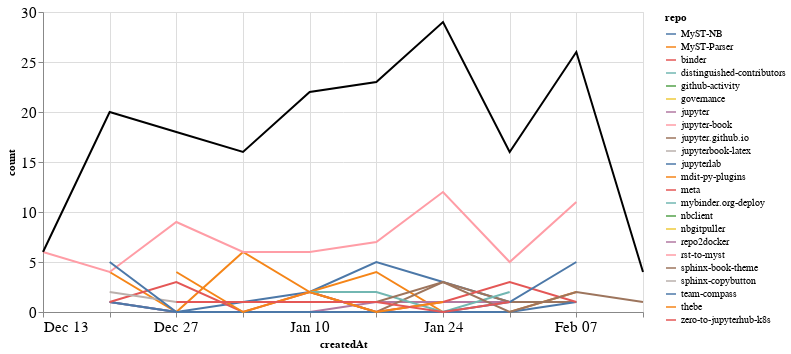

Notebook cell for this chart:
### Markdown cell above
### Comments

### Code cell
comments_time = comments.groupby('repo').resample('W', on='createdAt').count()['author'].reset_index()
comments_time = comments_time.rename(columns={'author': 'count'})
comments_time_total = comments_time.groupby('createdAt').agg({"count": "sum"}).reset_index()
ch1 = alt.Chart(comments_time, width=600).mark_line().encode(
    x='createdAt',
    y='count',
    color='repo',
    tooltip="repo"
)

ch2 = alt.Chart(comments_time_total, width=600).mark_line(color="black").encode(
    x='createdAt',
    y='count',
)

ch1 + ch2

### Figure 1 — Vega-Lite specification as saved in the notebook (floating-point values rounded to 4 significant figures)
{"config": {"axisLeft": {"labelFontSize": 15}, "axisBottom": {"labelFontSize": 15}}, "layer": [{"data": {"name": "data-1b496d099be492d444535c2a4949d797"}, "mark": "line", "encoding": {"color": {"type": "nominal", "field": "repo"}, "tooltip": {"type": "nominal", "field": "repo"}, "x": {"type": "temporal", "field": "createdAt"}, "y": {"type": "quantitative", "field": "count"}}, "width": 600}, {"data": {"name": "data-90b9560402f0acf35d8f3004ba419bba"}, "mark": {"type": "line", "color": "black"}, "encoding": {"x": {"type": "temporal", "field": "createdAt"}, "y": {"type": "quantitative", "field": "count"}}, "width": 600}], "$schema": "https://vega.github.io/schema/vega-lite/v4.8.1.json", "datasets": {"data-1b496d099be492d444535c2a4949d797": [{"repo": "MyST-NB", "createdAt": "2020-12-20T00:00:00", "count": 1}, {"repo": "MyST-NB", "createdAt": "2020-12-27T00:00:00", "count": 0}, {"repo": "MyST-NB", "createdAt": "2021-01-03T00:00:00", "count": 1}, {"repo": "MyST-NB", "createdAt": "2021-01-10T00:00:00", "count": 2}, {"repo": "MyST-NB", "createdAt": "2021-01-17T00:00:00", "count": 5}, {"repo": "MyST-NB", "createdAt": "2021-01-24T00:00:00", "count": 3}, {"repo": "MyST-NB", "createdAt": "2021-01-31T00:00:00", "count": 1}, {"repo": "MyST-Parser", "createdAt": "2020-12-20T00:00:00", "count": 4}, {"repo": "MyST-Parser", "createdAt": "2020-12-27T00:00:00", "count": 0}, {"repo": "MyST-Parser", "createdAt": "2021-01-03T00:00:00", "count": 6}, {"repo": "MyST-Parser", "createdAt": "2021-01-10T00:00:00", "count": 2}, {"repo": "MyST-Parser", "createdAt": "2021-01-17T00:00:00", "count": 4}, {"repo": "MyST-Parser", "createdAt": "2021-01-24T00:00:00", "count": 0}, {"repo": "MyST-Parser", "createdAt": "2021-01-31T00:00:00", "count": 0}, {"repo": "MyST-Parser", "createdAt": "2021-02-07T00:00:00", "count": 2}, {"repo": "binder", "createdAt": "2021-01-31T00:00:00", "count": 1}, {"repo": "distinguished-contributors", "createdAt": "2020-12-20T00:00:00", "count": 1}, {"repo": "github-activity", "createdAt": "2021-01-17T00:00:00", "count": 2}, {"repo": "governance", "createdAt": "2021-01-24T00:00:00", "count": 1}, {"repo": "jupyter", "createdAt": "2020-12-20T00:00:00", "count": 1}, {"repo": "jupyter", "createdAt": "2020-12-27T00:00:00", "count": 0}, {"repo": "jupyter", "createdAt": "2021-01-03T00:00:00", "count": 0}, {"repo": "jupyter", "createdAt": "2021-01-10T00:00:00", "count": 0}, {"repo": "jupyter", "createdAt": "2021-01-17T00:00:00", "count": 1}, {"repo": "jupyter", "createdAt": "2021-01-24T00:00:00", "count": 1}, {"repo": "jupyter", "createdAt": "2021-01-31T00:00:00", "count": 1}, {"repo": "jupyter-book", "createdAt": "2020-12-13T00:00:00", "count": 6}, {"repo": "jupyter-book", "createdAt": "2020-12-20T00:00:00", "count": 4}, {"repo": "jupyter-book", "createdAt": "2020-12-27T00:00:00", "count": 9}, {"repo": "jupyter-book", "createdAt": "2021-01-03T00:00:00", "count": 6}, {"repo": "jupyter-book", "createdAt": "2021-01-10T00:00:00", "count": 6}, {"repo": "jupyter-book", "createdAt": "2021-01-17T00:00:00", "count": 7}, {"repo": "jupyter-book", "createdAt": "2021-01-24T00:00:00", "count": 12}, {"repo": "jupyter-book", "createdAt": "2021-01-31T00:00:00", "count": 5}, {"repo": "jupyter-book", "createdAt": "2021-02-07T00:00:00", "count": 11}, {"repo": "jupyter.github.io", "createdAt": "2021-01-10T00:00:00", "count": 2}, {"repo": "jupyter.github.io", "createdAt": "2021-01-17T00:00:00", "count": 0}, {"repo": "jupyter.github.io", "createdAt": "2021-01-24T00:00:00", "count": 3}, {"repo": "jupyter.github.io", "createdAt": "2021-01-31T00:00:00", "count": 1}, {"repo": "jupyter.github.io", "createdAt": "2021-02-07T00:00:00", "count": 1}, {"repo": "jupyterbook-latex", "createdAt": "2021-02-07T00:00:00", "count": 2}, {"repo": "jupyterlab", "createdAt": "2020-12-20T00:00:00", "count": 1}, {"repo": "jupyterlab", "createdAt": "2020-12-27T00:00:00", "count": 0}, {"repo": "jupyterlab", "createdAt": "2021-01-03T00:00:00", "count": 0}, {"repo": "jupyterlab", "createdAt": "2021-01-10T00:00:00", "count": 0}, {"repo": "jupyterlab", "createdAt": "2021-01-17T00:00:00", "count": 0}, {"repo": "jupyterlab", "createdAt": "2021-01-24T00:00:00", "count": 0}, {"repo": "jupyterlab", "createdAt": "2021-01-31T00:00:00", "count": 0}, {"repo": "jupyterlab", "createdAt": "2021-02-07T00:00:00", "count": 1}, {"repo": "mdit-py-plugins", "createdAt": "2021-02-07T00:00:00", "count": 1}, {"repo": "meta", "createdAt": "2020-12-20T00:00:00", "count": 1}, {"repo": "meta", "createdAt": "2020-12-27T00:00:00", "count": 3}, {"repo": "meta", "createdAt": "2021-01-03T00:00:00", "count": 0}, {"repo": "meta", "createdAt": "2021-01-10T00:00:00", "count": 2}, {"repo": "meta", "createdAt": "2021-01-17T00:00:00", "count": 0}, {"repo": "meta", "createdAt": "2021-01-24T00:00:00", "count": 1}, {"repo": "meta", "createdAt": "2021-01-31T00:00:00", "count": 3}, {"repo": "meta", "createdAt": "2021-02-07T00:00:00", "count": 1}, {"repo": "mybinder.org-deploy", "createdAt": "2021-01-10T00:00:00", "count": 2}, {"repo": "mybinder.org-deploy", "createdAt": "2021-01-17T00:00:00", "count": 2}, {"repo": "mybinder.org-deploy", "createdAt": "2021-01-24T00:00:00", "count": 0}, {"repo": "mybinder.org-deploy", "createdAt": "2021-01-31T00:00:00", "count": 2}, {"repo": "nbclient", "createdAt": "2021-02-14T00:00:00", "count": 3}, {"repo": "nbgitpuller", "createdAt": "2021-01-10T00:00:00", "count": 2}, {"repo": "repo2docker", "createdAt": "2021-01-24T00:00:00", "count": 4}, {"repo": "rst-to-myst", "createdAt": "2021-01-03T00:00:00", "count": 1}, {"repo": "sphinx-book-theme", "createdAt": "2021-01-10T00:00:00", "count": 1}, {"repo": "sphinx-book-theme", "createdAt": "2021-01-17T00:00:00", "count": 1}, {"repo": "sphinx-book-theme", "createdAt": "2021-01-24T00:00:00", "count": 3}, {"repo": "sphinx-book-theme", "createdAt": "2021-01-31T00:00:00", "count": 0}, {"repo": "sphinx-book-theme", "createdAt": "2021-02-07T00:00:00", "count": 2}, {"repo": "sphinx-book-theme", "createdAt": "2021-02-14T00:00:00", "count": 1}, {"repo": "sphinx-copybutton", "createdAt": "2020-12-20T00:00:00", "count": 2}, {"repo": "sphinx-copybutton", "createdAt": "2020-12-27T00:00:00", "count": 1}, {"repo": "sphinx-copybutton", "createdAt": "2021-01-03T00:00:00", "count": 1}, {"repo": "team-compass", "createdAt": "2020-12-20T00:00:00", "count": 5}, {"repo": "team-compass", "createdAt": "2020-12-27T00:00:00", "count": 0}, {"repo": "team-compass", "createdAt": "2021-01-03T00:00:00", "count": 0}, {"repo": "team-compass", "createdAt": "2021-01-10T00:00:00", "count": 0}, {"repo": "team-compass", "createdAt": "2021-01-17T00:00:00", "count": 0}, {"repo": "team-compass", "createdAt": "2021-01-24T00:00:00", "count": 0}, {"repo": "team-compass", "createdAt": "2021-01-31T00:00:00", "count": 1}, {"repo": "team-compass", "createdAt": "2021-02-07T00:00:00", "count": 5}, {"repo": "thebe", "createdAt": "2020-12-27T00:00:00", "count": 4}, {"repo": "thebe", "createdAt": "2021-01-03T00:00:00", "count": 0}, {"repo": "thebe", "createdAt": "2021-01-10T00:00:00", "count": 2}, {"repo": "thebe", "createdAt": "2021-01-17T00:00:00", "count": 0}, {"repo": "thebe", "createdAt": "2021-01-24T00:00:00", "count": 1}, {"repo": "zero-to-jupyterhub-k8s", "createdAt": "2020-12-27T00:00:00", "count": 1}, {"repo": "zero-to-jupyterhub-k8s", "createdAt": "2021-01-03T00:00:00", "count": 1}, {"repo": "zero-to-jupyterhub-k8s", "createdAt": "2021-01-10T00:00:00", "count": 1}, {"repo": "zero-to-jupyterhub-k8s", "createdAt": "2021-01-17T00:00:00", "count": 1}, {"repo": "zero-to-jupyterhub-k8s", "createdAt": "2021-01-24T00:00:00", "count": 0}, {"repo": "zero-to-jupyterhub-k8s", "createdAt": "2021-01-31T00:00:00", "count": 1}], "data-90b9560402f0acf35d8f3004ba419bba": [{"createdAt": "2020-12-13T00:00:00", "count": 6}, {"createdAt": "2020-12-20T00:00:00", "count": 20}, {"createdAt": "2020-12-27T00:00:00", "count": 18}, {"createdAt": "2021-01-03T00:00:00", "count": 16}, {"createdAt": "2021-01-10T00:00:00", "count": 22}, {"createdAt": "2021-01-17T00:00:00", "count": 23}, {"createdAt": "2021-01-24T00:00:00", "count": 29}, {"createdAt": "2021-01-31T00:00:00", "count": 16}, {"createdAt": "2021-02-07T00:00:00", "count": 26}, {"createdAt": "2021-02-14T00:00:00", "count": 4}]}}
